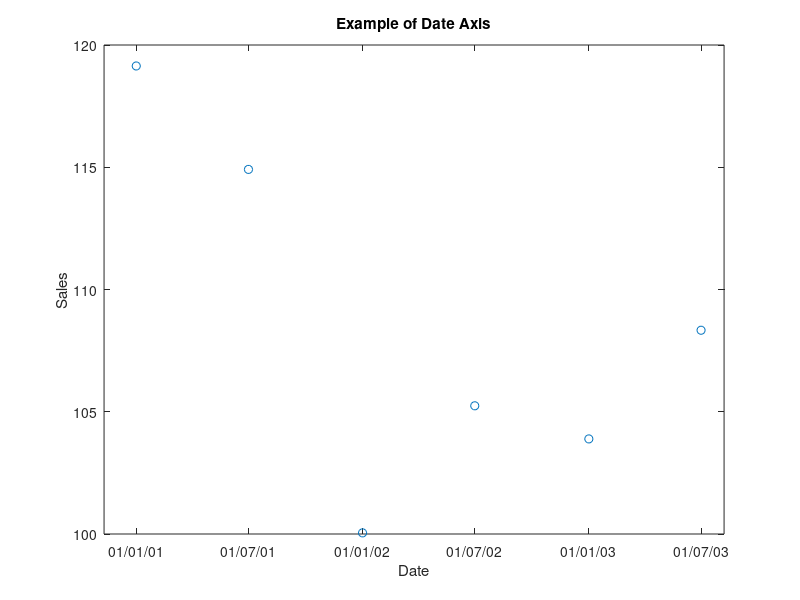

Write the MATLAB code that produced this figure.
%Set up dates
years = [2001; 2001; 2002; 2002; 2003; 2003];
months = [1 7 1 7 1 7];
days = ones(1,6);

for k = 1:6
  dates(k) = datenum(years(k), months(k), days(k));
end

%Plot Data
plot(dates, 100 + 20*rand(1,6), 'o')

%Set Ticks
labels = datestr(dates, 20);
set(gca, 'XTick', dates);
set(gca, 'XTickLabel', labels);

%Label Axes and Set Title
xlabel('Date')
ylabel('Sales')
title('Example of Date Axis')
